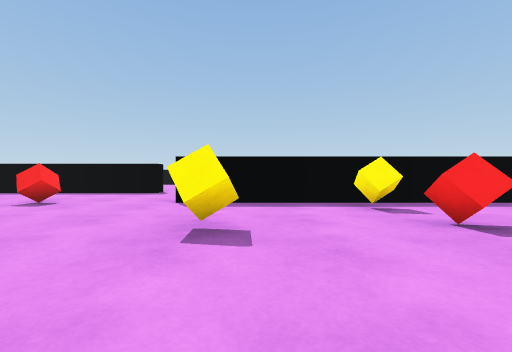
view 1 (above)

16 first-person views from a walk through a Unity game level. The camera is 0.58 m above the floor, looks level and sees 90° across. The floor is counted in squares, 1 m on a side. Each view is taken from the middle of a square. On the plan, view 1 faces up. The plan holds only what a view shows up to about 9 squares ahead; the rest is blank. The place goes on beyond the plan. The player character is not drawn.

view 2
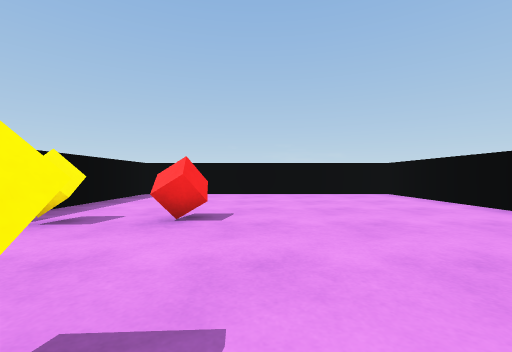

view 3
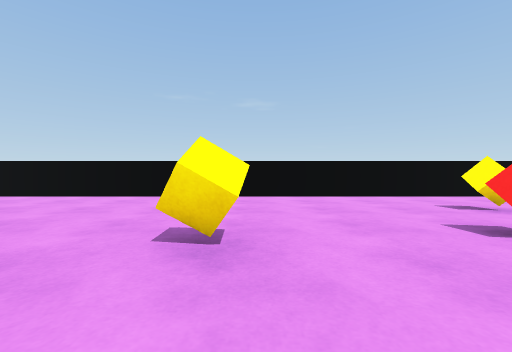

view 4
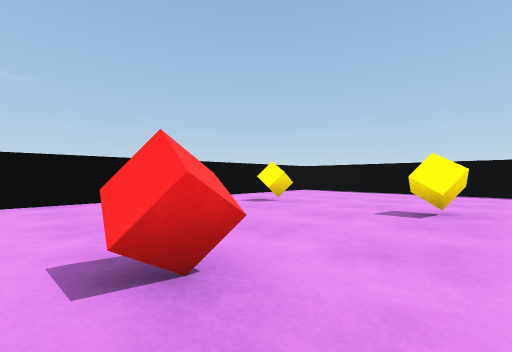

view 5
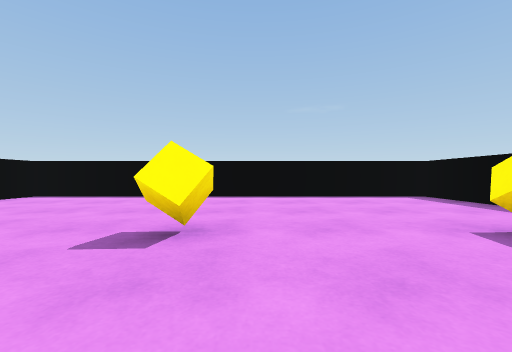

view 6
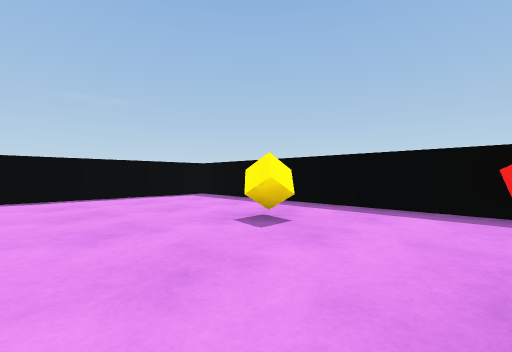

view 7
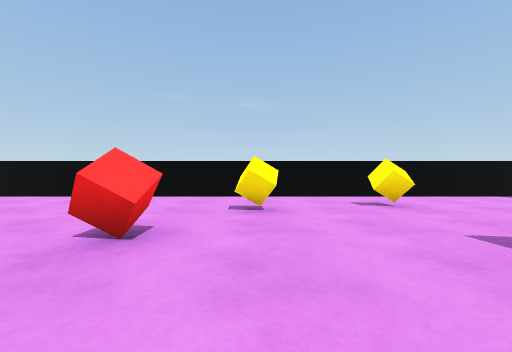

view 8
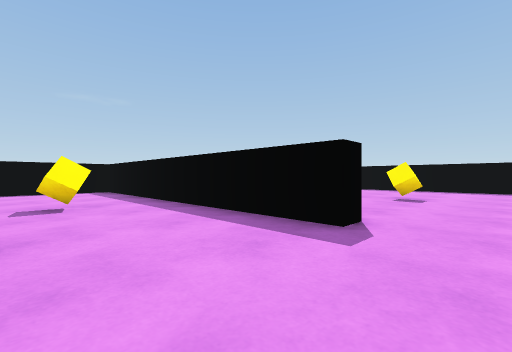

view 9
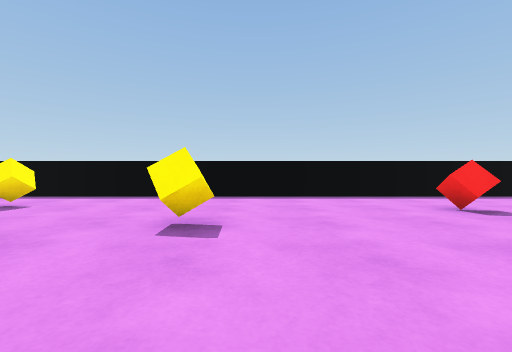

view 10
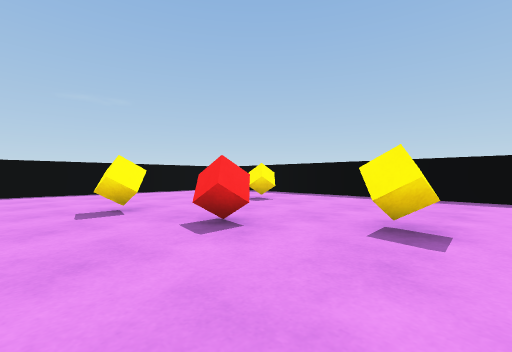

view 11
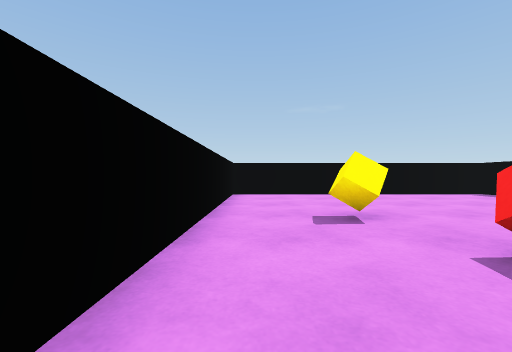

view 12
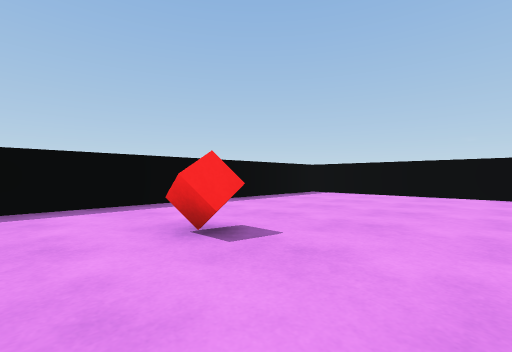

view 13
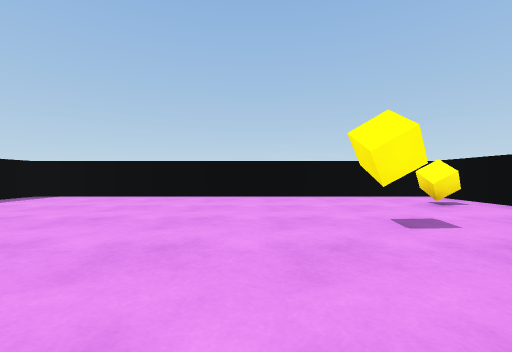

view 14
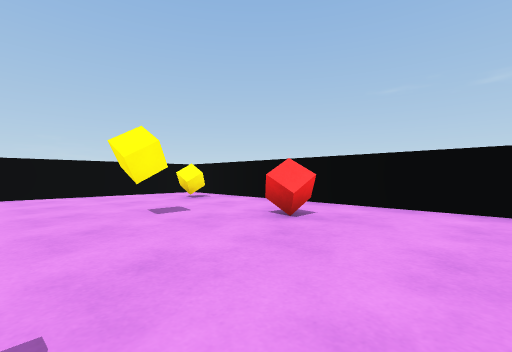

view 15
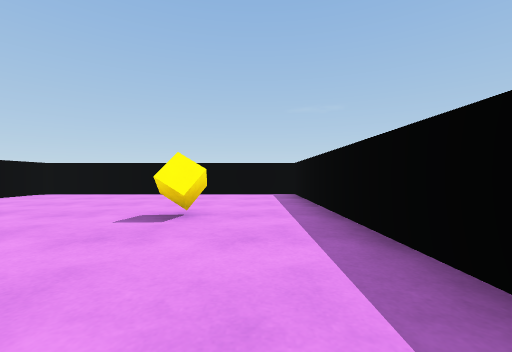

view 16
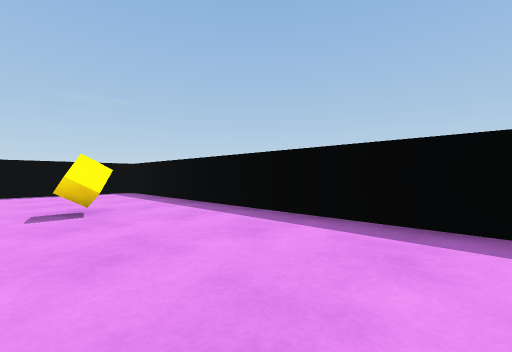

### Floor plan
Ten units are one square. View 1 is at (0, 0); x grows to the right and y downward. Boxes are objects, and circles mark ways between rooms. Rooms are numbered by the first view taken in them; rooms with no view inside come last. Other rooms are left out.
<svg viewBox="-127 -178 205 205">
<path fill="none" stroke="#000" d="M-44 -88 -122 -88 -122 22 73 22 73 -55 10 -55M-34 -94 -34 -88 -44 -88M16 -60 69 -60M73 -61 73 -173 -122 -173 -122 -93 -96 -93"/>
<rect x="-85" y="-5" width="10" height="10" fill="#bbb"><title>cube</title></rect>
<rect x="-85" y="-35" width="10" height="10" fill="#bbb"><title>cube</title></rect>
<rect x="-85" y="-75" width="10" height="10" fill="#bbb"><title>cube</title></rect>
<rect x="-55" y="-15" width="10" height="10" fill="#bbb"><title>cube</title></rect>
<rect x="-55" y="-65" width="10" height="10" fill="#bbb"><title>red cube</title></rect>
<rect x="-45" y="-35" width="10" height="10" fill="#bbb"><title>red cube</title></rect>
<rect x="-15" y="-35" width="10" height="10" fill="#bbb"><title>cube</title></rect>
<rect x="15" y="-35" width="10" height="10" fill="#bbb"><title>red cube</title></rect>
<rect x="15" y="-55" width="10" height="10" fill="#bbb"><title>cube</title></rect>
<rect x="-85" y="-115" width="10" height="10" fill="#bbb"><title>cube</title></rect>
<rect x="-85" y="-155" width="10" height="10" fill="#bbb"><title>cube</title></rect>
<rect x="-65" y="-125" width="10" height="10" fill="#bbb"><title>red cube</title></rect>
<rect x="-45" y="-135" width="10" height="10" fill="#bbb"><title>cube</title></rect>
<rect x="5" y="-85" width="10" height="10" fill="#bbb"><title>red cube</title></rect>
<rect x="5" y="-145" width="10" height="10" fill="#bbb"><title>red cube</title></rect>
<rect x="25" y="-105" width="10" height="10" fill="#bbb"><title>cube</title></rect>
<rect x="45" y="-75" width="10" height="10" fill="#bbb"><title>cube</title></rect>
<circle cx="-30" cy="-73" r="3" fill="#2a7"/>
<text x="-30" y="-20">1</text>
<text x="-20" y="-130">2</text>
</svg>
Room 1 opens to room 2.

Where each view was taken, in squares from view 1:
view 1: 0 up, 0 right, facing up
view 2: 2 up, 1 left, facing right
view 3: 5 up, 1 left, facing down
view 4: 4 up, 3 left, facing down-left
view 5: 4 up, 5 left, facing left
view 6: 4 up, 5 left, facing up-left
view 7: 5 up, 5 left, facing down
view 8: 6 up, 2 left, facing up-left
view 9: 10 up, 3 left, facing up
view 10: 10 up, 3 left, facing up-left
view 11: 10 up, 4 left, facing left
view 12: 12 up, 1 left, facing up-right
view 13: 11 up, 0 right, facing right
view 14: 11 up, 1 left, facing down-right
view 15: 16 up, 4 left, facing left
view 16: 14 up, 3 left, facing up-left
